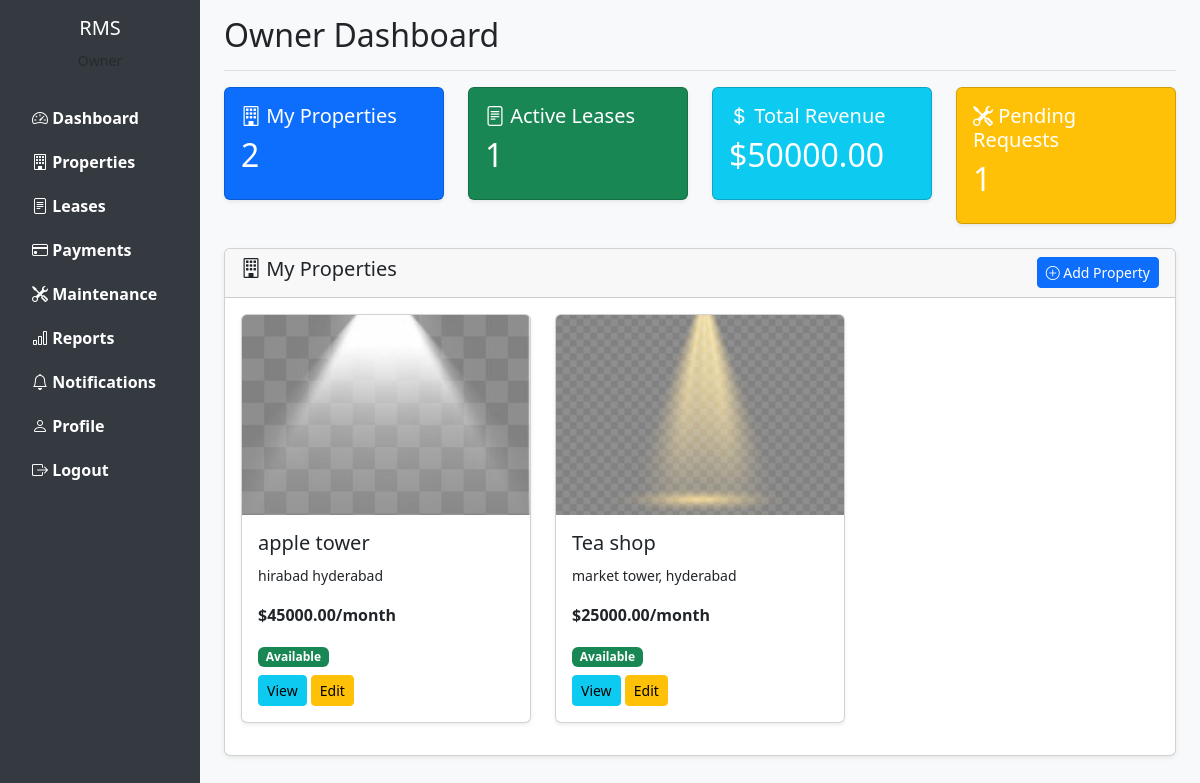
The page /owner/dashboard (signed in) on the database its author committed.
### models.py (models this page shows)
class Property(db.Model):
    __tablename__ = 'properties'
    id = db.Column(db.Integer, primary_key=True)
    owner_id = db.Column(db.Integer, db.ForeignKey('users.id'), nullable=False)
    property_type = db.Column(db.String(50), nullable=False)
    title = db.Column(db.String(200), nullable=False)
    address = db.Column(db.Text, nullable=False)
    city = db.Column(db.String(100))
    state = db.Column(db.String(100))
    zip_code = db.Column(db.String(20))
    bedrooms = db.Column(db.Integer)
    bathrooms = db.Column(db.Integer)
    area_sqft = db.Column(db.Float)
    rent_amount = db.Column(db.Float, nullable=False)
    security_deposit = db.Column(db.Float)
    description = db.Column(db.Text)
    amenities = db.Column(db.Text)
    availability_status = db.Column(db.String(20), default='available')
    image_path = db.Column(db.String(255))
    created_at = db.Column(db.DateTime, default=datetime.utcnow)
    updated_at = db.Column(db.DateTime, default=datetime.utcnow, onupdate=datetime.utcnow)
    leases = db.relationship('Lease', backref='property', lazy=True)
    maintenance_requests = db.relationship('MaintenanceRequest', backref='property', lazy=True)

### routes.py (the view)
@current_app.route('/owner/dashboard')
@login_required
@role_required('owner')
def owner_dashboard():
    my_properties = Property.query.filter_by(owner_id=current_user.id).all()
    active_leases = Lease.query.join(Property).filter(
        Property.owner_id == current_user.id,
        Lease.status == 'active'
    ).count()
    total_revenue = db.session.query(db.func.sum(Payment.amount)).join(Lease).join(Property).filter(
        Property.owner_id == current_user.id,
        Payment.status == 'completed'
    ).scalar() or 0
    pending_requests = MaintenanceRequest.query.join(Property).filter(
        Property.owner_id == current_user.id,
        MaintenanceRequest.status == 'pending'
    ).count()
    return render_template('owner/dashboard.html',
                         properties=my_properties,
                         active_leases=active_leases,
                         total_revenue=total_revenue,
                         pending_requests=pending_requests)

### app.py (called while the page is built)
def create_app():
    app = Flask(__name__)
    app.config['SECRET_KEY'] = 'your-secret-key-change-in-production'
    app.config['SQLALCHEMY_DATABASE_URI'] = 'sqlite:///rental_management.db'
    app.config['SQLALCHEMY_TRACK_MODIFICATIONS'] = False
    app.config['UPLOAD_FOLDER'] = 'static/uploads'
    os.makedirs(app.config['UPLOAD_FOLDER'], exist_ok=True)
    db.init_app(app)
    login_manager.init_app(app)
    migrate.init_app(app, db)
    login_manager.login_view = 'login'
    login_manager.login_message = 'Please log in to access this page.'
    with app.app_context():
        from models import User
        @login_manager.user_loader
        def load_user(user_id):
            return User.query.get(int(user_id))
        import routes
        db.create_all()
    return app

### routes.py (called while the page is built)
def role_required(*roles):
    def decorator(f):
        @wraps(f)
        def decorated_function(*args, **kwargs):
            if not current_user.is_authenticated or current_user.role not in roles:
                flash('You do not have permission to access this page.', 'danger')
                return redirect(url_for('dashboard'))
            return f(*args, **kwargs)
        return decorated_function
    return decorator

### templates/owner/dashboard.html (shortened to what this page needs)
{% extends "base.html" %}
{% block page_title %}Owner Dashboard{% endblock %}
{% block content %}
<div class="row mb-4">
    <div class="col-md-3">
        <div class="card text-white bg-primary">
            <div class="card-body">
                <h5 class="card-title"><i class="bi bi-building"></i> My Properties</h5>
                <h2>{{ properties|length }}</h2>
            </div>
        </div>
    </div>
    <div class="col-md-3">
        <div class="card text-white bg-success">
            <div class="card-body">
                <h5 class="card-title"><i class="bi bi-file-text"></i> Active Leases</h5>
                <h2>{{ active_leases }}</h2>
            </div>
        </div>
    </div>
    <div class="col-md-3">
        <div class="card text-white bg-info">
            <div class="card-body">
                <h5 class="card-title"><i class="bi bi-currency-dollar"></i> Total Revenue</h5>
                <h2>${{ "%.2f"|format(total_revenue) }}</h2>
            </div>
        </div>
    </div>
    <div class="col-md-3">
        <div class="card text-white bg-warning">
            <div class="card-body">
                <h5 class="card-title"><i class="bi bi-tools"></i> Pending Requests</h5>
                <h2>{{ pending_requests }}</h2>
            </div>
        </div>
    </div>
</div>
<div class="card">
    <div class="card-header d-flex justify-content-between align-items-center">
        <h5><i class="bi bi-building"></i> My Properties</h5>
        <a href="{{ url_for('add_property') }}" class="btn btn-primary btn-sm">
            <i class="bi bi-plus-circle"></i> Add Property
        </a>
    </div>
    <div class="card-body">
        <div class="row">
            {% for property in properties %}
            <div class="col-md-4 mb-3">
                <div class="card">
                    {% if property.image_path %}
                    <img src="{{ url_for('static', filename='uploads/' + property.image_path) }}" class="card-img-top" alt="{{ property.title }}" style="height: 200px; object-fit: cover;">
                    {% else %}
                    <div class="bg-secondary text-white text-center" style="height: 200px; display: flex; align-items: center; justify-content: center;">
                        <i class="bi bi-building" style="font-size: 3rem;"></i>
                    </div>
                    {% endif %}
                    <div class="card-body">
                        <h5 class="card-title">{{ property.title }}</h5>
                        <p class="card-text"><small>{{ property.address }}</small></p>
                        <p class="card-text">
                            <strong>${{ "%.2f"|format(property.rent_amount) }}/month</strong>
                        </p>
                        <span class="badge bg-{{ 'success' if property.availability_status == 'available' else 'danger' }}">
                            {{ property.availability_status|title }}
                        </span>
                        <div class="mt-2">
                            <a href="{{ url_for('view_property', property_id=property.id) }}" class="btn btn-sm btn-info">View</a>
                            <a href="{{ url_for('edit_property', property_id=property.id) }}" class="btn btn-sm btn-warning">Edit</a>
                        </div>
                    </div>
                </div>
            </div>
            {% endfor %}
        </div>
    </div>
</div>
{% endblock %}

### templates/base.html (style rules this page uses)
body { min-height: 100vh; background-color: #f8f9fa; }
.card { box-shadow: 0 0.125rem 0.25rem rgba(0,0,0,0.075); }

### rows shown on the page
Property: image_path (picture), title "apple tower", address "hirabad hyderabad", rent_amount "45000.00", availability_status "Available"
Property: image_path (picture), title "Tea shop", address "market tower, hyderabad", rent_amount "25000.00", availability_status "Available"

### other values the page prints
{{ properties|length }} "2"
{{ active_leases }} "1"
{{ "%.2f"|format(total_revenue) }} "50000.00"
{{ pending_requests }} "1"
